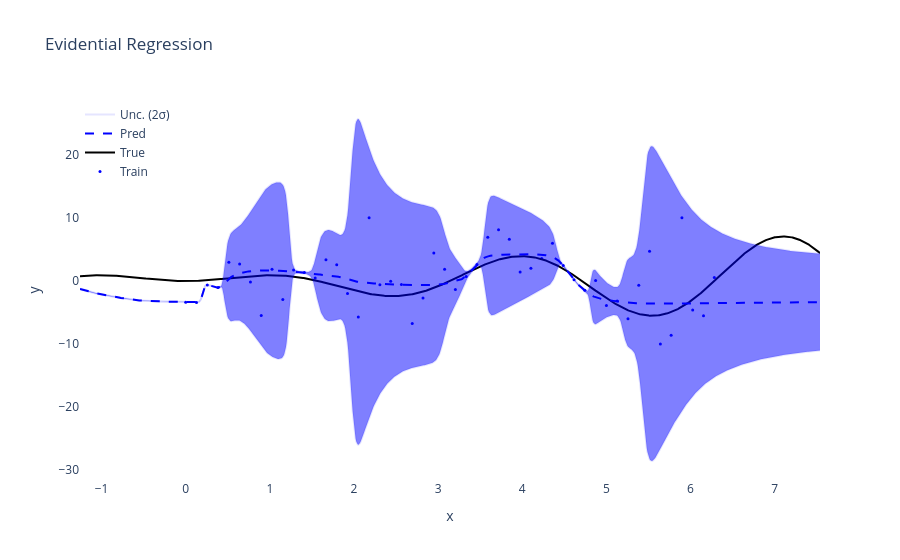

The notebook cell saved with this chart:
### Code cell
import torch
from torch import nn
import plotly.graph_objects as go
from edl_pytorch import NormalInvGamma
from edl_pytorch.loss import nig_nll, nig_reg


torch.manual_seed(0)

# Define the true function
true_func = lambda x: torch.sin(2 * x) * x 

x_train, y_train, x_test, y_test, outlier_indices = generate_data(
    lambda x: torch.sin(2 * x) * x ,
    0,
    2 * torch.pi,
    num_train=50,
    test_additional=0.2,
    num_test=1000,
    sigma_scale=3,
    outlier_ratio=0.04,
    outlier_value_range=(10, 10.1),
)

# Create Evidential MLP model
model = EvidentialMLP(
    input_dim=1, 
    output_dim=1,
    hidden_units=[256, 256, 256],
    activations=["tanh", "tanh", "tanh"],
    nig_coeff=1e-2,
    lipschitz_coeff=0,
    nsu_coeff=0,
    epoch_num=5000,
    lr=5e-4
)

# Train the model
model.fit(x_train, y_train)

# Make predictions on test data
mean, std = model(x_test)

# Prepare data for visualization
mean, std = mean.squeeze().numpy(), std.squeeze().numpy()
x_test, y_test = x_test.squeeze().numpy(), y_test.squeeze().numpy()

# Plot using Plotly
fig = go.Figure()

# Add train data points
fig.add_trace(go.Scatter(x=x_train.squeeze().numpy(), y=y_train.squeeze().numpy(), mode='markers', 
                         marker=dict(size=3, color='blue'), name='Train'))

# Add true function line
fig.add_trace(go.Scatter(x=x_test, y=y_test, mode='lines', 
                         line=dict(color='black', width=2), name='True'))

# Add predicted mean line
fig.add_trace(go.Scatter(x=x_test, y=mean, mode='lines', 
                         line=dict(color='blue', dash='dash'), name='Pred'))

# Add uncertainty (2 std devs only)
fig.add_trace(go.Scatter(
    x=x_test, 
    y=(mean - 2 * std), 
    fill=None, mode='lines', line_color='rgba(0,0,255,0.1)',  # Lighter color
    showlegend=True, name='Unc. (2σ)'
))
fig.add_trace(go.Scatter(
    x=x_test, 
    y=(mean + 2 * std), 
    fill='tonexty', mode='lines', line_color='rgba(0,0,255,0.1)',
    showlegend=False
))

# Update layout with white background
fig.update_layout(
    title="Evidential Regression",
    xaxis_title="x",
    yaxis_title="y",
    legend=dict(x=0, y=1),
    plot_bgcolor='white',  # White background
    paper_bgcolor='white'  # White background
)

fig.show()

### Figure 1 — Plotly figure (JSON) as saved in the notebook; plotly's stock layout.template omitted (floating-point values rounded to 4 significant figures; data arrays with more than 128 entries replaced by an {"elided": "..."} marker saying what was removed)
{"data": [{"marker": {"color": "blue", "size": 3}, "mode": "markers", "name": "Train", "type": "scatter", "x": [0, 0.1282, 0.2565, 0.3847, 0.5129, 0.6411, 0.7694, 0.8976, 1.026, 1.154, 1.282, 1.411, 1.539, 1.667, 1.795, 1.923, 2.052, 2.18, 2.308, 2.436, 2.565, 2.693, 2.821, 2.949, 3.077, 3.206, 3.334, 3.462, 3.59, 3.719, 3.847, 3.975, 4.103, 4.232, 4.36, 4.488, 4.616, 4.744, 4.873, 5.001, 5.129, 5.257, 5.386, 5.514, 5.642, 5.77, 5.899, 6.027, 6.155, 6.283], "y": [-3.378, -3.425, -0.6259, -1.034, 2.985, 2.691, -0.1791, -5.471, 1.876, -2.936, 1.749, 1.369, 0.4581, 3.394, 2.571, -1.989, -5.741, 10.06, -0.5975, -0.02458, -0.5486, -6.771, -2.711, 4.452, 1.857, -1.347, 0.7309, 2.621, 6.975, 8.159, 6.636, 1.426, 2.01, 3.565, 5.992, 2.481, 0.1914, -1.479, 0.09446, -3.914, -3.18, -6.012, -0.6876, 4.721, -10.0, -8.637, 10.05, -4.612, -5.537, 0.5657]}, {"line": {"color": "black", "width": 2}, "mode": "lines", "name": "True", "type": "scatter", "x": {"elided": "1000 float values"}, "y": {"elided": "1000 float values"}}, {"line": {"color": "blue", "dash": "dash"}, "mode": "lines", "name": "Pred", "type": "scatter", "x": {"elided": "1000 float values"}, "y": {"elided": "1000 float values"}}, {"line": {"color": "rgba(0,0,255,0.1)"}, "mode": "lines", "name": "Unc. (2σ)", "showlegend": true, "type": "scatter", "x": {"elided": "1000 float values"}, "y": {"elided": "1000 float values"}}, {"fill": "tonexty", "line": {"color": "rgba(0,0,255,0.1)"}, "mode": "lines", "showlegend": false, "type": "scatter", "x": {"elided": "1000 float values"}, "y": {"elided": "1000 float values"}}], "layout": {"legend": {"x": 0, "y": 1}, "paper_bgcolor": "white", "plot_bgcolor": "white", "title": {"text": "Evidential Regression"}, "xaxis": {"title": {"text": "x"}}, "yaxis": {"title": {"text": "y"}}}}
